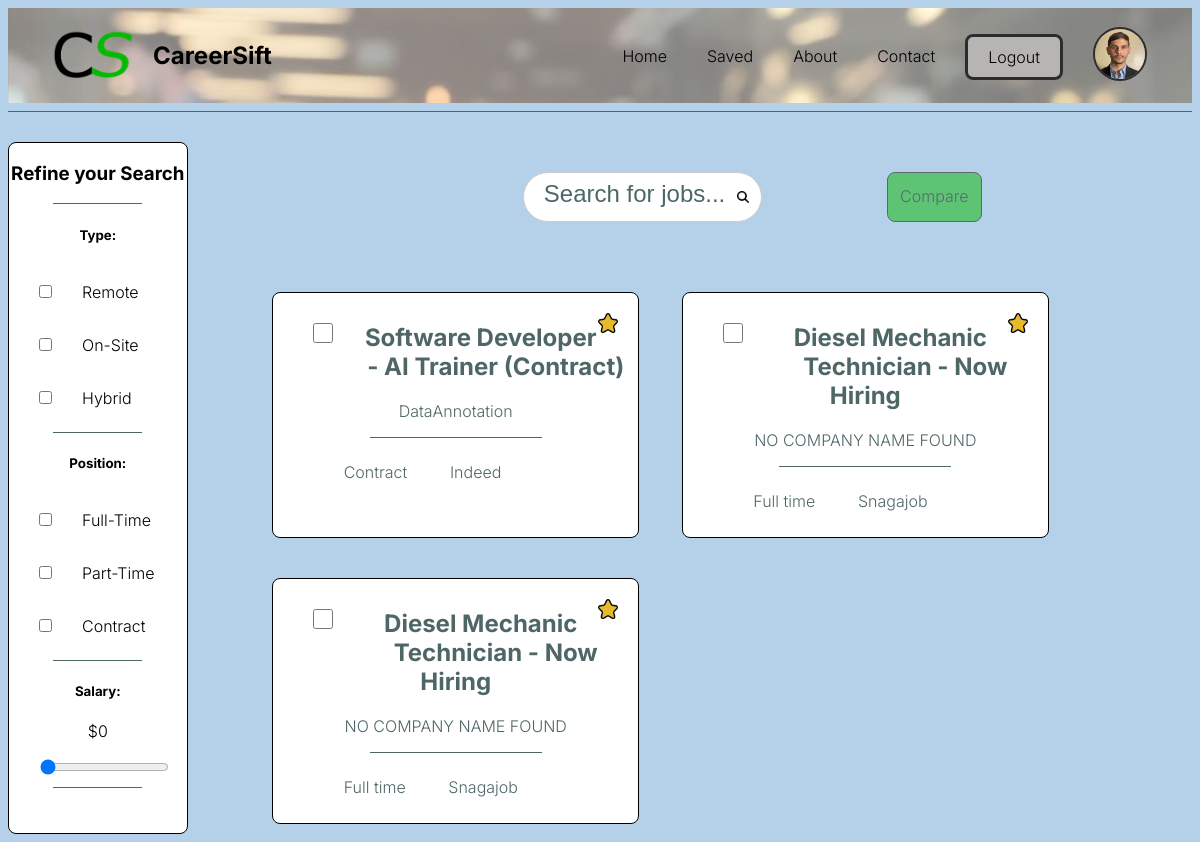
The page /saved.html (signed in) on the database its author committed.
### models.py (models this page shows, shortened)
class listing(db.Model):
    listid = db.Column('listid', db.Integer, primary_key=True, autoincrement=True)
    title = db.Column('title', db.String(50))
    company = db.Column('company', db.String(50))
    position = db.Column('position', db.String(50))
    salary = db.Column('salary', db.String(25))
    type = db.Column('type', db.String(25))
    sourceLink = db.Column('sourceLink', db.Text)
    description = db.Column('description', db.Text)

### app.py (the view)
@app.route('/saved.html', methods=['GET'])
def saved():
    if session.get('user'):
        userid = session['userid']
        savedSearchQuery = request.args.get('search', '')
        savedJobs = getSaved(userid, savedSearchQuery)
        return render_template("saved.html", user=session['user'], jobs=savedJobs)
    return redirect(url_for('login'))

### Templates/saved.html (shortened to what this page needs)
{% include "navbar.html" %}
        <div class="main-container">
            <section class="filters">
                <h3>Refine your Search</h3>
                <hr>
                <h5>Type:</h5>
                <input type="checkbox" id="remote" name="remote"><label for="remote">Remote</label><br>
                <input type="checkbox" id="os" name="os"><label for="os">On-Site</label><br>
                <input type="checkbox" id="hybrid" name="hybrid"><label for="hybrid">Hybrid</label><br>
                <hr>
                <h5>Position:</h5>
                <input type="checkbox" id="FT" name="FT"><label for="FT">Full-Time</label><br>
                <input type="checkbox" id="PT" name="PT"><label for="PT">Part-Time</label><br>
                <input type="checkbox" id="contract" name="contract"><label for="contract">Contract</label><br>
                <hr>
                <h5>Salary:</h5>
                <p class="amt" id="amt"></p>
                <input type="range" id="sal" name="sal" min="0" max="175000" value="0" step="1000"><br>
                <hr>
            </section>
            <div class="search-cards">
                <form action="{{ url_for('saved') }}" method="GET" class="job-search-bar">
                    <input type="search" name="search" placeholder="Search for jobs..." value="{{ request.args.get('search', '') }}" class="search">
                    <a class="no compareBtn">Compare</a>
                </form>
                <div class="cards">
                    {% if jobs %}
                    {% for job in jobs %}
                    <div class="card">
                        <input type="checkbox" id="choice" name="choice" data-listid="{{ job[0] }}">
                        <img class="star" src="/static/star-icon-filled.png" data-listid="{{ job[0] }}">
                        <a href="{{ url_for('savedlisting', listid=job[0]) }}">
                            <h2>{{ job[1] }}</h2>
                            <p>{{ job[2] }}</p>
                            <hr>
                            <div class="card-info">
                                <p>{{ job[4] }}</p>
                                <p>{{ job[5] }}</p>
                            </div>
                        </a>
                    </div>
                    {% endfor %}
                    {% endif %}
                </div>
            </div>
        </div>
    </body>
</html>

### Templates/navbar.html (shortened to what this page needs)
<!DOCTYPE html>
<html lang="en">
    <head>
        <link rel="stylesheet" type="text/css" href="/static/styles.css">
    </head>
    <body>
        <div class="nav-back">
            <nav class="nav-content">
                <div class="logo-container">
                    <a href="{{ url_for('index') }}"><img src="/static/CS-logo.png" alt="Career-Sift" width="100px" height="66px"></a>
                    <a href="{{ url_for('index') }}"><p>CareerSift</p></a>
                </div>
                <ul>
                    <li><a href="{{ url_for('index') }}">Home</a></li>
                    {% if user %}
                    <li><a href="{{ url_for('saved') }}">Saved</a></li>
                    {% endif %}
                    <li><a href="{{ url_for('about') }}">About</a></li>
                    <li><a href="{{ url_for('contact') }}">Contact</a></li>
                    {% if user %}
                    <li><a href="{{ url_for('logout') }}" class="but LI">Logout</a></li>
                    {% else %}
                    <li><a href="{{ url_for('login') }}" class="but LI">Log in</a></li>
                    {% endif %}
                    <li><a href="{{ url_for('settings') }}"><img class="contact-chip" src="/static/JakePic.jpg" width="50px" height="50px"></a></li>
                </ul>
            </nav>
        </div>
        <hr>

### static/styles.css (style rules this page uses)
:root { --silver: #B7B5B3; --bler: rgb(181, 209, 234); --bluer-bler: #4E6766; --dark-purple: #2A1F2D; --lime: #07B900; --dark: #2C2C2C; --darkgrey: #767676; --font: "Inter", sans-serif; }
.nav-back { background-image: url(/static/BlurredWorkplace.jpg); background-color: rgba(255, 255, 255, 0.486); background-blend-mode: overlay; background-size: cover; height: 95px; }
.nav-content { display: flex; align-items: center; justify-content: space-between; padding: 0 35px; height: 100%; }
.logo-container { display: flex; align-items: center; gap: 10px; text-decoration: none; }
.logo-container img { align-items: flex-start; }
.logo-container p { margin: 0; font-size: 1.5rem; font-weight: bold; color: black !important; }
.nav-content ul { display: flex; gap: 20px; list-style: none; align-items: center; margin: 0; padding: 0; }
.nav-content ul li a { color: black !important; }
li a { text-decoration: none; color: var(--dark); padding: 10px; vertical-align: middle; }
.contact-chip { border: 2px solid var(--dark); border-radius: 50%; }
hr { border: none; height: 1px; background-color: #4E6766; }
body { background-color: var(--bler); font-family: var(--font); font-weight: 300; }
.but { border-radius: 8px; border-style: solid; padding: 10px 20px; font-size: 16px; line-height: 1; }
.LI { background-color: var(--silver); border-color: var(--dark); }
.main-container { display: flex; width: 100%; margin-top: 30px; }
.filters { width: 15%; flex-direction: column; background-color: white; border: 1px solid black; border-radius: 8px; }
h3, h5 { text-align: center; }
.filters hr { width: 50%; }
.amt { text-align: center; }
.search-cards { width: 75%; margin: 0 auto; position: relative; margin-bottom: 10px; }
.compareBtn { width: 30%; position: inherit; right: 15%; cursor: not-allowed; border: 1px solid black; text-align: center; border-radius: 8px; padding: 2.5%; background-color: #07B900; color: black !important; }
.compareBtn.no { opacity: 0.5; }
.search { background-color:#fff; border: 1px solid var(--bluer-bler); border-radius: 50px; width: 800px !important; height: 50px; color: var(--bluer-bler); text-align: center; background-image: url(/static/search-icon.png); background-repeat: no-repeat; background-position: 95%; background-size: 5%; margin: 0 25%; }
.search::placeholder { color: var(--bluer-bler); font-size: 150%; text-align: center; }
a:visited, a { text-decoration: none; color: var(--bluer-bler); }
a hr { width: 50%; }
.card-info { display: flex; flex-direction: row; gap: 15%; flex-wrap: wrap; padding-left: 17.5%; }
.cards { display: flex; flex-direction: row; flex-wrap: wrap; gap: 5%; padding-left: 3%; }
.card { background-color: white; text-align: center; width: 45%; border: 1px solid black; border-radius: 8px; margin-top: 40px; }
.card { background-color: white; text-align: center; width: 40%; border: 1px solid black; border-radius: 8px; margin-top: 40px; padding: 10px; }
.card a { display: block; text-decoration: none; }
.star { width: 20px; height: 20px; float: right; padding-right: 10px; padding-top: 10px; }
#choice { width: 20px; height: 20px; float: left; padding-left: 10px; padding-top: 10px; }
input[type=checkbox] { margin: 20px 30px; }
input[type=range] { margin-left: 17.5%; }
.job-search-bar { display: flex; justify-content: center; margin: 20px auto; max-width: 500px; padding: 10px; border-radius: 50px; }
.job-search-bar .search { flex: 1; padding: 10px 15px; border: 1px solid #ccc; border-radius: 50px; font-size: 16px; color: #333; outline: none; width: 100px; transition: border-color 0.3s ease-in-out; }

### rows shown on the page
listing: title "Software Developer - AI Trainer (Contract)", company "DataAnnotation", salary "Contract", type "Indeed"
listing: title "Diesel Mechanic Technician - Now Hiring", company "NO COMPANY NAME FOUND", salary "Full time", type "Snagajob"
listing: title "Diesel Mechanic Technician - Now Hiring", company "NO COMPANY NAME FOUND", salary "Full time", type "Snagajob"
